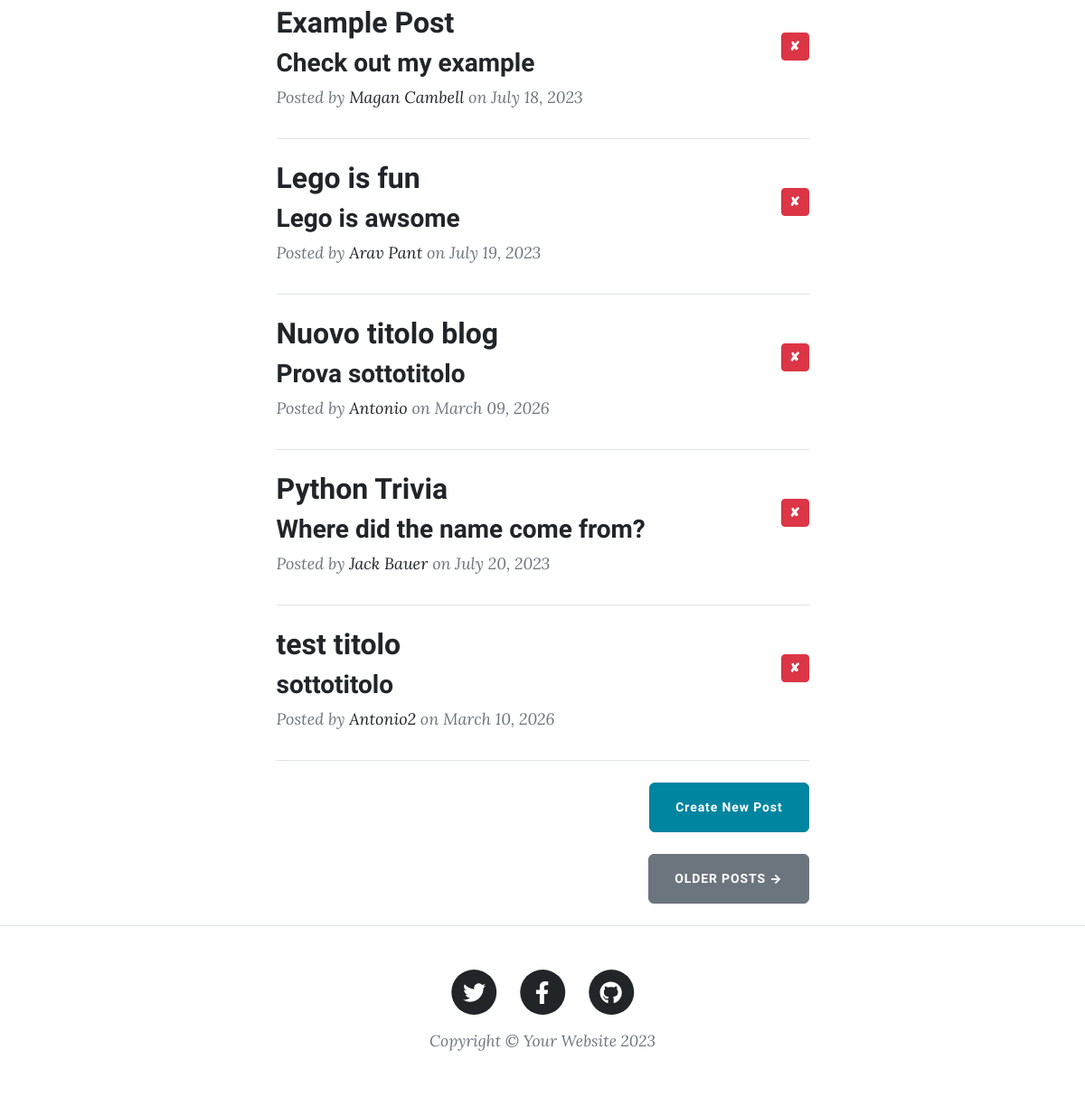
Before: / (lower part) with the older database file.
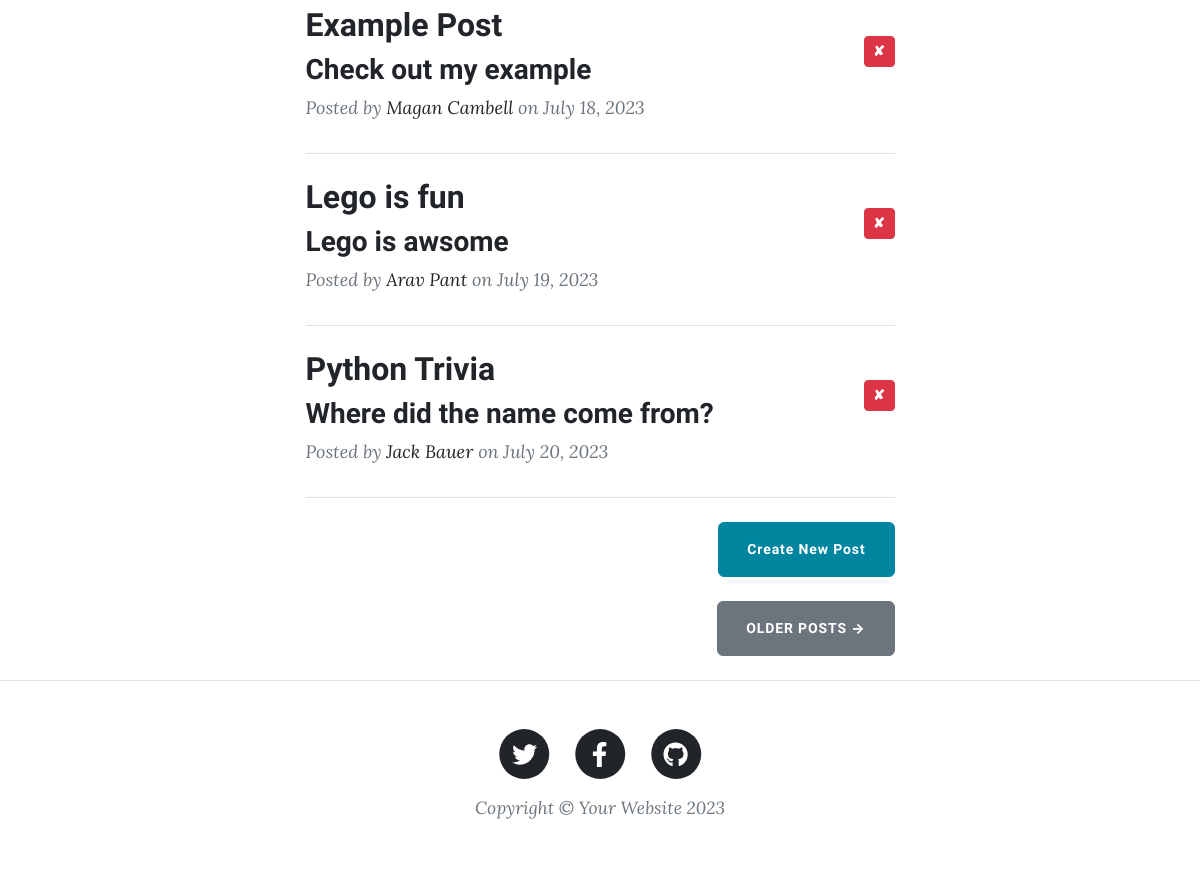
After: the same page with the newer database file.
### main.py (models this page shows)
class BlogPost(db.Model):
    id: Mapped[int] = mapped_column(Integer, primary_key=True)
    title: Mapped[str] = mapped_column(String(250), unique=True, nullable=False)
    subtitle: Mapped[str] = mapped_column(String(250), nullable=False)
    date: Mapped[str] = mapped_column(String(250), nullable=False)
    body: Mapped[str] = mapped_column(Text, nullable=False)
    author: Mapped[str] = mapped_column(String(250), nullable=False)
    img_url: Mapped[str] = mapped_column(String(250), nullable=False)

### main.py (the view)
@app.route('/')
def get_all_posts():
    result = db.session.execute(db.select(BlogPost).order_by(BlogPost.title))
    all_posts = result.scalars().all()
    return render_template("index.html", all_posts=all_posts)

### templates/index.html (shortened to what this page needs)
{% include "header.html" %}
<div class="container px-4 px-lg-5">
  <div class="row gx-4 gx-lg-5 justify-content-center">
    <div class="col-md-10 col-lg-8 col-xl-7">
      {% for post in all_posts %}
      <div class="post-preview">
        <a href="{{ url_for('show_post', post_id=post.id) }}">
          <div class="d-flex justify-content-between align-items-center">
            <div class="flex-grow-1">
              <h2 class="post-title">{{ post.title }}</h2>
              <h3 class="post-subtitle">{{ post.subtitle }}</h3>
            </div>
            <div>
              <a href="{{ url_for('delete_post', post_id=post.id) }}" class="btn btn-danger btn-sm">✘</a>
            </div>
          </div>
        </a>
        <p class="post-meta">
          Posted by
          <a href="#">{{post.author}}</a>
          on {{post.date}}
        </p>
      </div>
      <hr class="my-4" />
      {% endfor %}
      <div class="d-flex justify-content-end mb-4">
        <a
          class="btn btn-primary float-right"
          href="{{ url_for('add_new_post') }}">Create New Post</a>
      </div>
      <div class="d-flex justify-content-end mb-4">
        <a class="btn btn-secondary text-uppercase" href="#!">Older Posts →</a>
      </div>
    </div>
  </div>
</div>
{% include "footer.html" %}

### templates/header.html (shortened to what this page needs)
<!DOCTYPE html>
<html lang="en">
  <head>
    {% block styles %}
    {{ bootstrap.load_css() }}
    <link
      href="{{ url_for('static', filename='css/styles.css') }}"
      rel="stylesheet"
    />
    {% endblock %}
  </head>
  <body>

### templates/footer.html (shortened to what this page needs)
        <footer class="border-top">
          <div class="container px-4 px-lg-5">
              <div class="row gx-4 gx-lg-5 justify-content-center">
                  <div class="col-md-10 col-lg-8 col-xl-7">
                      <ul class="list-inline text-center">
                          <li class="list-inline-item">
                              <a href="#!">
                                  <span class="fa-stack fa-lg">
                                      <i class="fas fa-circle fa-stack-2x"></i>
                                      <i class="fab fa-twitter fa-stack-1x fa-inverse"></i>
                                  </span>
                              </a>
                          </li>
                          <li class="list-inline-item">
                              <a href="#!">
                                  <span class="fa-stack fa-lg">
                                      <i class="fas fa-circle fa-stack-2x"></i>
                                      <i class="fab fa-facebook-f fa-stack-1x fa-inverse"></i>
                                  </span>
                              </a>
                          </li>
                          <li class="list-inline-item">
                              <a href="#!">
                                  <span class="fa-stack fa-lg">
                                      <i class="fas fa-circle fa-stack-2x"></i>
                                      <i class="fab fa-github fa-stack-1x fa-inverse"></i>
                                  </span>
                              </a>
                          </li>
                      </ul>
                      <div class="small text-center text-muted fst-italic">Copyright &copy; Your Website 2023</div>
                  </div>
              </div>
          </div>
      </footer>
  </body>
</html>

Changed rows visible on the page:
removed BlogPost: title "Nuovo titolo blog", subtitle "Prova sottotitolo", author "Antonio", date "March 09, 2026"
removed BlogPost: title "test titolo", subtitle "sottotitolo", author "Antonio2", date "March 10, 2026"
